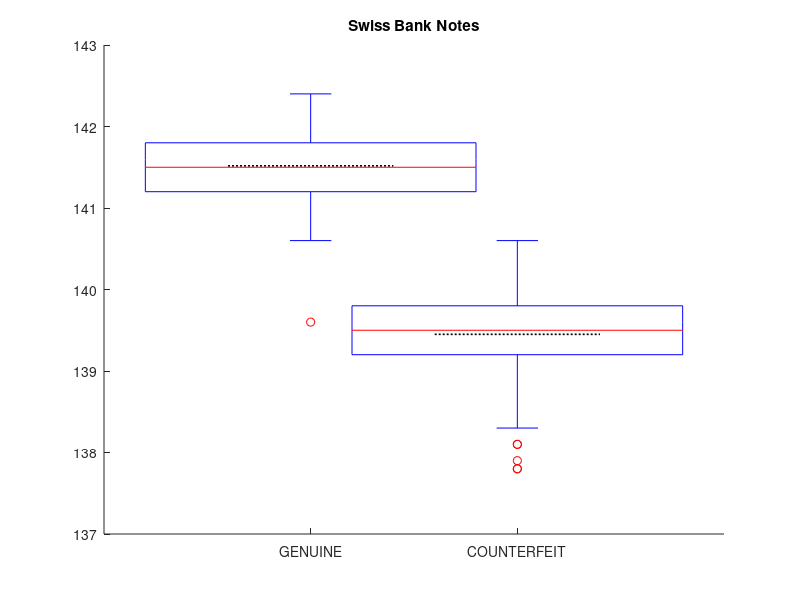

Reproduce this figure in MATLAB.
% ---------------------------------------------------------------------
% Book:         MVA
% ---------------------------------------------------------------------
% Quantlet:     MVAboxbank6
% ---------------------------------------------------------------------
% Description:  MVAboxbank6 computes Boxplots for the diagonal 
%               (Variable 6) of the genuine and forged banknotes from 
%               bank2.dat, respectively.
% ---------------------------------------------------------------------
% Usage:        MVAboxbank6
% ---------------------------------------------------------------------
% Inputs:       none
% ---------------------------------------------------------------------
% Output:       Boxplots for the diagonal (Variable 6) 
%               of the genuine and forged banknotes from bank2.dat, 
%               respectively.
% ---------------------------------------------------------------------
% Example:     
% ---------------------------------------------------------------------
% Author:       Wolfgang Haerdle, Vladimir Georgescu, Jorge Patron, 
%               Song Song
% ---------------------------------------------------------------------

 x=load('bank2.dat');  
 m1=mean(x(1:100,6))
 m2=mean(x(101:200,6))
 hold on
 line([0.6 1.4],[m1 m1],'Color','k','LineStyle',':','LineWidth',1.2)
 line([1.6 2.4],[m2 m2],'Color','k','LineStyle',':','LineWidth',1.2)
 boxplot([x(1:100,6) x(101:200,6)],'Symbol','o','labels',{'GENUINE','COUNTERFEIT'},'widths',0.8)
 title('Swiss Bank Notes')
 hold off
 
 